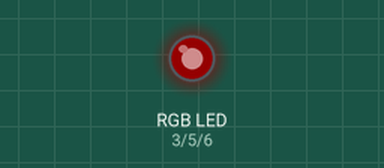
This sketch was run on a simulated Arduino Uno, built with avr-gcc and run on an emulated ATmega328P. On the bench: an RGB LED mixed from three pins (HIGH = lit). Dim RGB values are drawn brighter than linear.

Above: at 0.05 s.
At 0.9 s:
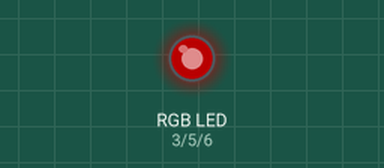
At 1.8 s:
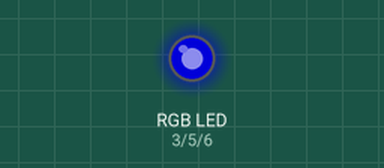
At 3.6 s:
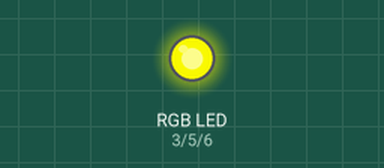
At 5.35 s:
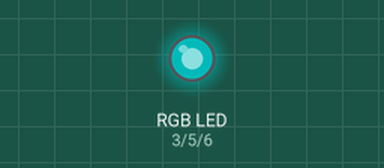
At 7.15 s:
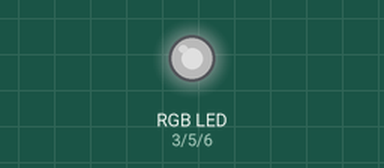
Timing chart, 0 to 9.5 s (numbered marks = the images above):
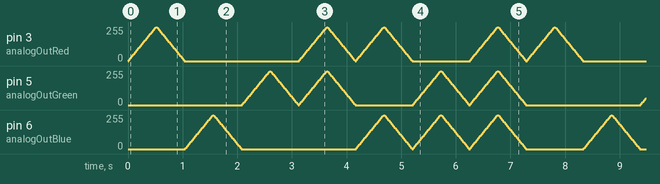

The sketch:

RGB_LED.ino
```cpp
/*
 Using the RGB LED

 This example witll cycle through vaious colors on an RGB LED.
 The brightness will vary from off to maximum to off for each color
 using PWM

 Created by Laura Oler 6/28/2023
*/

//Pins used:
const int analogOutRed = 3; // Analog output pin that the Red pin is attached to
const int analogOutGreen = 5; // Analog output pin that the Green pin is attached to
const int analogOutBlue = 6; // Analog output pin that the Blue pin is attached to

int outputValue = 0;        // value output to the PWM (analog out)

void setup() {
  // Initializae the outputs so that the LED is off
  analogWrite(analogOutRed, outputValue);
  analogWrite(analogOutBlue, outputValue);
  analogWrite(analogOutGreen, outputValue);

}

void loop() {
  // Write code that increases the red pin from 0 to max brightness
  // then decreasses it to 0.  This will cause the LED to flash red
  // increment/decrement by 5
  for (outputValue = 0; outputValue < 256; outputValue +=5)
  {
    analogWrite(analogOutRed, outputValue);
    delay(10);
  }
  for (outputValue = 255; outputValue >=0; outputValue -=5)
  {
    analogWrite(analogOutRed, outputValue);
    delay(10);
  }

  // Repeat for green and blue
  for (outputValue = 0; outputValue < 256; outputValue +=5)
  {
    analogWrite(analogOutBlue, outputValue);
    delay(10);
  }
   for (outputValue = 255; outputValue >=0; outputValue -=5)
  {
    analogWrite(analogOutBlue, outputValue);
    delay(10);
  }

  for (outputValue = 0; outputValue < 256; outputValue +=5)
  {
    analogWrite(analogOutGreen, outputValue);
    delay(10);
  }
   for (outputValue = 255; outputValue >=0; outputValue -=5)
  {
    analogWrite(analogOutGreen, outputValue);
    delay(10);
  }

  // blink yellow
  for (outputValue = 0; outputValue < 256; outputValue +=5)
  {
    analogWrite(analogOutRed, outputValue);
    analogWrite(analogOutGreen, outputValue);
    delay(10);
  }
   for (outputValue = 255; outputValue >=0; outputValue -=5)
  {
    analogWrite(analogOutRed, outputValue);
    analogWrite(analogOutGreen, outputValue);
    delay(10);
  }

  // blink purple
  for (outputValue = 0; outputValue < 256; outputValue +=5)
  {
    analogWrite(analogOutBlue, outputValue);
    analogWrite(analogOutRed, outputValue);
    delay(10);
  }
   for (outputValue = 255; outputValue >=0; outputValue -=5)
  {
    analogWrite(analogOutBlue, outputValue);
    analogWrite(analogOutRed, outputValue);
    delay(10);
  }

  // blink teal
  for (outputValue = 0; outputValue < 256; outputValue +=5)
  {
    analogWrite(analogOutBlue, outputValue);
    analogWrite(analogOutGreen, outputValue);
    delay(10);
  }
   for (outputValue = 255; outputValue >=0; outputValue -=5)
  {
    analogWrite(analogOutBlue, outputValue);
    analogWrite(analogOutGreen, outputValue);
    delay(10);
  }

  // blink white
  for (outputValue = 0; outputValue < 256; outputValue +=5)
  {
    analogWrite(analogOutRed, outputValue);
    analogWrite(analogOutBlue, outputValue);
    analogWrite(analogOutGreen, outputValue);
    delay(10);
  }
   for (outputValue = 255; outputValue >=0; outputValue -=5)
  {
    analogWrite(analogOutRed, outputValue);
    analogWrite(analogOutBlue, outputValue);
    analogWrite(analogOutGreen, outputValue);
    delay(10);
  }

}
```

Measured:
- by itself, pin 3 (analogOutRed), pin 5 (analogOutGreen), pin 6 (analogOutBlue): moves between 0/255 and 255/255, repeating every 7.3 s
